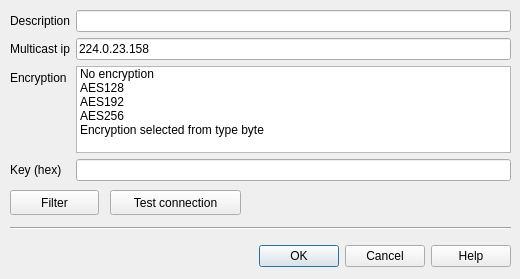
<?xml version="1.0" encoding="UTF-8"?>
<ui version="4.0">
 <class>CDlgConnSettingsMulticast</class>
 <widget class="QDialog" name="CDlgConnSettingsMulticast">
  <property name="geometry">
   <rect>
    <x>0</x>
    <y>0</y>
    <width>520</width>
    <height>279</height>
   </rect>
  </property>
  <property name="baseSize">
   <size>
    <width>0</width>
    <height>0</height>
   </size>
  </property>
  <property name="windowTitle">
   <string>Multicast Connection</string>
  </property>
  <widget class="QDialogButtonBox" name="buttonBox">
   <property name="geometry">
    <rect>
     <x>10</x>
     <y>240</y>
     <width>501</width>
     <height>32</height>
    </rect>
   </property>
   <property name="orientation">
    <enum>Qt::Horizontal</enum>
   </property>
   <property name="standardButtons">
    <set>QDialogButtonBox::Cancel|QDialogButtonBox::Help|QDialogButtonBox::Ok</set>
   </property>
   <property name="centerButtons">
    <bool>false</bool>
   </property>
  </widget>
  <widget class="QWidget" name="formLayoutWidget">
   <property name="geometry">
    <rect>
     <x>10</x>
     <y>10</y>
     <width>501</width>
     <height>171</height>
    </rect>
   </property>
   <layout class="QFormLayout" name="formLayout">
    <item row="0" column="0">
     <widget class="QLabel" name="label">
      <property name="text">
       <string>Description</string>
      </property>
      <property name="alignment">
       <set>Qt::AlignRight|Qt::AlignTrailing|Qt::AlignVCenter</set>
      </property>
     </widget>
    </item>
    <item row="0" column="1">
     <widget class="QLineEdit" name="editDescription">
      <property name="toolTip">
       <string>Description for  connection used in connection table</string>
      </property>
      <property name="text">
       <string/>
      </property>
     </widget>
    </item>
    <item row="1" column="0">
     <widget class="QLabel" name="label_2">
      <property name="text">
       <string>Multicast ip</string>
      </property>
      <property name="alignment">
       <set>Qt::AlignRight|Qt::AlignTrailing|Qt::AlignVCenter</set>
      </property>
     </widget>
    </item>
    <item row="1" column="1">
     <widget class="QLineEdit" name="editIp">
      <property name="toolTip">
       <string>Remote Multicast client address</string>
      </property>
      <property name="text">
       <string>224.0.23.158</string>
      </property>
     </widget>
    </item>
    <item row="2" column="0">
     <widget class="QLabel" name="label_3">
      <property name="text">
       <string>Encryption</string>
      </property>
     </widget>
    </item>
    <item row="3" column="0">
     <widget class="QLabel" name="label_4">
      <property name="text">
       <string>Key (hex)</string>
      </property>
     </widget>
    </item>
    <item row="2" column="1">
     <widget class="QListWidget" name="listEncryption">
      <property name="toolTip">
       <string>Select encryption method</string>
      </property>
      <property name="currentRow">
       <number>-1</number>
      </property>
      <item>
       <property name="text">
        <string>No encryption</string>
       </property>
      </item>
      <item>
       <property name="text">
        <string>AES128</string>
       </property>
      </item>
      <item>
       <property name="text">
        <string>AES192</string>
       </property>
      </item>
      <item>
       <property name="text">
        <string>AES256</string>
       </property>
      </item>
      <item>
       <property name="text">
        <string>Encryption selected from type byte</string>
       </property>
      </item>
     </widget>
    </item>
    <item row="3" column="1">
     <widget class="QLineEdit" name="editKey">
      <property name="toolTip">
       <string>Security key</string>
      </property>
     </widget>
    </item>
   </layout>
  </widget>
  <widget class="QPushButton" name="btnSetFilter">
   <property name="geometry">
    <rect>
     <x>10</x>
     <y>190</y>
     <width>89</width>
     <height>25</height>
    </rect>
   </property>
   <property name="text">
    <string>Filter</string>
   </property>
  </widget>
  <widget class="Line" name="line">
   <property name="geometry">
    <rect>
     <x>10</x>
     <y>220</y>
     <width>501</width>
     <height>16</height>
    </rect>
   </property>
   <property name="orientation">
    <enum>Qt::Horizontal</enum>
   </property>
  </widget>
  <widget class="QPushButton" name="btnTestConnection">
   <property name="geometry">
    <rect>
     <x>110</x>
     <y>190</y>
     <width>131</width>
     <height>25</height>
    </rect>
   </property>
   <property name="text">
    <string>Test connection</string>
   </property>
  </widget>
 </widget>
 <resources/>
 <connections>
  <connection>
   <sender>buttonBox</sender>
   <signal>accepted()</signal>
   <receiver>CDlgConnSettingsMulticast</receiver>
   <slot>accept()</slot>
   <hints>
    <hint type="sourcelabel">
     <x>248</x>
     <y>254</y>
    </hint>
    <hint type="destinationlabel">
     <x>157</x>
     <y>274</y>
    </hint>
   </hints>
  </connection>
  <connection>
   <sender>buttonBox</sender>
   <signal>rejected()</signal>
   <receiver>CDlgConnSettingsMulticast</receiver>
   <slot>reject()</slot>
   <hints>
    <hint type="sourcelabel">
     <x>316</x>
     <y>260</y>
    </hint>
    <hint type="destinationlabel">
     <x>286</x>
     <y>274</y>
    </hint>
   </hints>
  </connection>
 </connections>
</ui>
